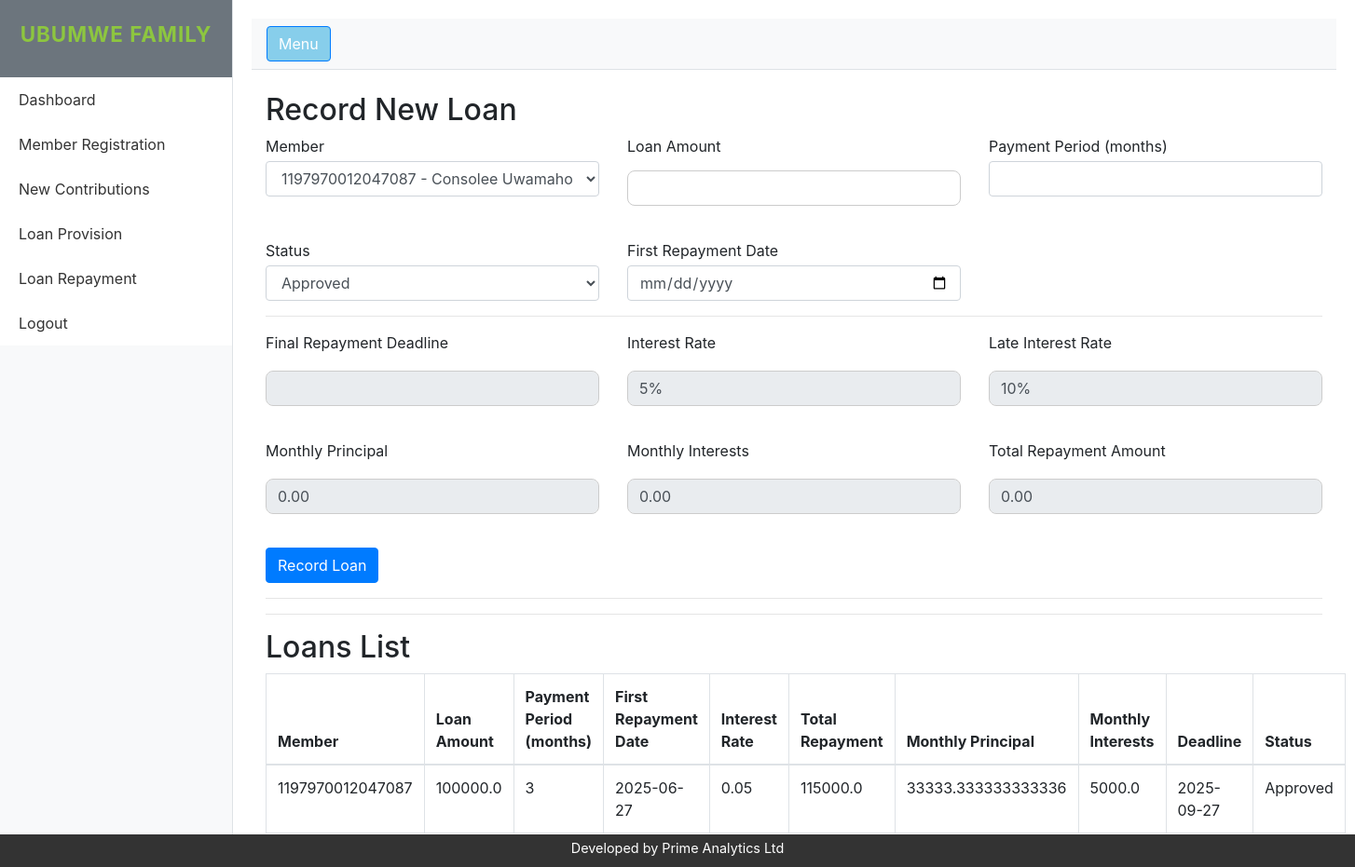
The app's page /loans (signed in) with its own data.
### savings_group/models.py (models this page shows)
class Loan(db.Model):
    id = db.Column(db.Integer, primary_key=True)
    member_id = db.Column(db.String, db.ForeignKey('member.id'), nullable=False)
    amount = db.Column(db.Float, nullable=False)
    repayment_period_months = db.Column(db.Integer, nullable=False)
    first_repayment_date = db.Column(db.Date, nullable=False)  # NEW
    monthly_interest_rate = db.Column(db.Float, nullable=False, default=0.05)
    late_interest_rate = db.Column(db.Float, nullable=False, default=0.10)
    total_repayment_amount = db.Column(db.Float, nullable=False)
    expected_monthly_payment = db.Column(db.Float, nullable=False)  # NEW
    monthly_interest_amount = db.Column(db.Float, nullable=False)   # NEW
    deadline = db.Column(db.Date, nullable=False)
    status = db.Column(db.String(32), nullable=False, default='Requested')
    created_at = db.Column(db.DateTime, default=datetime.utcnow)
    repayments = db.relationship('LoanRepayment', backref='loan', lazy=True)

### savings_group/app.py (the view)
@app.route('/loans', methods=['GET', 'POST'])
@login_required
def loans():
    form = LoanForm()
    form.member.choices = [
        (str(m.id), f"{m.id} - {m.first_name} {m.last_name}") for m in Member.query.all()
    ]
    selected_member_id = form.member.data or (form.member.choices[0][0] if form.member.choices else None)
    max_loan = 0
    if selected_member_id:
        year = datetime.now().year
        max_loan = db.session.query(
            db.func.sum(Contribution.total_paid)
        ).filter(
            Contribution.member_id == selected_member_id,
            db.func.substr(Contribution.month, 1, 4) == str(year)
        ).scalar() or 0
    if form.validate_on_submit():
        principal = form.amount.data
        months = form.repayment_period_months.data
        monthly_interest = principal * 0.05
        expected_monthly_payment = principal / months
        total_repayment = (expected_monthly_payment + monthly_interest) * months
        first_repayment = form.first_repayment_date.data
        deadline = first_repayment + relativedelta(months=months)
        if deadline > date(datetime.now().year, 12, 31):
            flash("Loan have to be fully paid before the end of the current year.", "danger")
        else:
            loan = Loan(
                member_id=form.member.data,
                amount=principal,
                repayment_period_months=months,
                first_repayment_date=form.first_repayment_date.data,  # if you use this field
                monthly_interest_rate=0.05,
                late_interest_rate=0.10,
                total_repayment_amount=total_repayment,
                expected_monthly_payment=expected_monthly_payment,
                monthly_interest_amount=monthly_interest,
                deadline=deadline,
                status=form.status.data
            )
            db.session.add(loan)
            db.session.commit()
            flash("Loan recorded successfully!", "success")
            return redirect(url_for('loans'))
    else:
        print("Loan form errors:", form.errors)
    loans = Loan.query.all()
    return render_template('loans.html', form=form, loans=loans, max_loan=max_loan)

### savings_group/forms.py
class LoanForm(FlaskForm):
    member = SelectField('Member', coerce=str, validators=[DataRequired()])
    amount = FloatField('Loan Amount', validators=[DataRequired(), NumberRange(min=1)])
    repayment_period_months = IntegerField('Payment Period (months)', validators=[DataRequired(), NumberRange(min=1, max=12)])
    first_repayment_date = DateField('First Repayment Date', validators=[DataRequired()])
    status = SelectField('Status', choices=[
        ('Approved', 'Approved'),
        ('Under_repayment', 'Under repayment'),
        ('Fully_paid', 'Fully paid')
    ], validators=[DataRequired()])
    submit = SubmitField('Record Loan')

### savings_group/app.py (called while the page is built)
def login_required(f):
    @wraps(f)
    def decorated_function(*args, **kwargs):
        if 'user_id' not in session:
            return redirect(url_for('login'))
        return f(*args, **kwargs)
    return decorated_function

### savings_group/templates/loans.html (shortened to what this page needs)
{% extends "custom_layout.html" %}
{% block content %}
<h2>Record New Loan</h2>
<form method="POST" action="{{ url_for('loans') }}">
    <div class="row mb-3">
        <div class="col-md-4">
            {{ form.member.label(class="form-label") }}
            {{ form.member(class="form-control") }}
        </div>
        <div class="col-md-4">
            {{ form.amount.label(class="form-label") }}
            {{ form.amount(class="form-control", id="amount") }}
        </div>
        <div class="col-md-4">
            {{ form.repayment_period_months.label(class="form-label") }}
            {{ form.repayment_period_months(class="form-control", id="repayment_period_months") }}
        </div>
    </div>
    <div class="row mb-3">
        <div class="col-md-4">
            {{ form.status.label(class="form-label") }}
            {{ form.status(class="form-control") }}
        </div>
        <div class="col-md-4">
            {{ form.first_repayment_date.label(class="form-label") }}
            {{ form.first_repayment_date(class="form-control",id="first_repayment_date") }}
        </div>
    </div>
    <hr>
    <div class="row mb-3">
        <div class="col-md-4">
            <label>Final Repayment Deadline</label>
            <input type="text" id="deadline" class="form-control" readonly>
        </div>
        <div class="col-md-4">
            <label>Interest Rate</label>
            <input type="text" id="monthly_interest_rate" class="form-control" readonly>
        </div>
        <div class="col-md-4">
            <label>Late Interest Rate</label>
            <input type="text" id="late_interest_rate" class="form-control" readonly>
        </div>
    </div>
    <div class="row mb-3">
        <div class="col-md-4">
            <label>Monthly Principal</label>
            <input type="text" id="expected_monthly_payment" class="form-control" readonly>
        </div>
        <div class="col-md-4">
            <label>Monthly Interests</label>
            <input type="text" id="monthly_interest_amount" class="form-control" readonly>
        </div>
        <div class="col-md-4">
            <label>Total Repayment Amount</label>
            <input type="text" id="total_repayment_amount" class="form-control" readonly>
        </div>
    </div>
    <button type="submit" class="btn btn-primary">Record Loan</button>
</form>
<hr>
<hr>
<h2>Loans List</h2>
<table class="table table-bordered">
    <thead>
        <tr>
            <th>Member</th>
            <th>Loan Amount</th>
            <th>Payment Period (months)</th>
            <th>First Repayment Date</th>
            <th>Interest Rate</th>
            <th>Total Repayment</th>
            <th>Monthly Principal</th>
            <th>Monthly Interests</th>
            <th>Deadline</th>
            <th>Status</th>
        </tr>
    </thead>
    <tbody>
        {% for loan in loans %}
        <tr>
            <td>{{ loan.member_id }}</td>
            <td>{{ loan.amount }}</td>
            <td>{{ loan.repayment_period_months }}</td>
            <td>{{ loan.first_repayment_date }}</td>
            <td>{{ loan.monthly_interest_rate }}</td>
            <td>{{ loan.total_repayment_amount }}</td>
            <td>{{ loan.expected_monthly_payment }}</td>
            <td>{{ loan.monthly_interest_amount }}</td>
            <td>{{ loan.deadline }}</td>
            <td>{{ loan.status }}</td>
        </tr>
        {% endfor %}
    </tbody>
</table>
{% endblock %}

### savings_group/static/css/style.css (style rules this page uses)
html, body { height: 100%; }
body { font-family: Arial, sans-serif; }
input[type="text"], input[type="password"] { width: 100%; padding: 12px; margin: 10px 0 20px 0; border: 1px solid #ccc; border-radius: 8px; box-sizing: border-box; }
.form-label { margin-bottom: 0.25rem !important; }

### records on screen
Loan: member_id "1197970012047087", amount "100000.0", repayment_period_months "3", first_repayment_date "2025-06-27", monthly_interest_rate "0.05", total_repayment_amount "115000.0", expected_monthly_payment "33333.333333333336", monthly_interest_amount "5000.0", deadline "2025-09-27", status "Approved"
